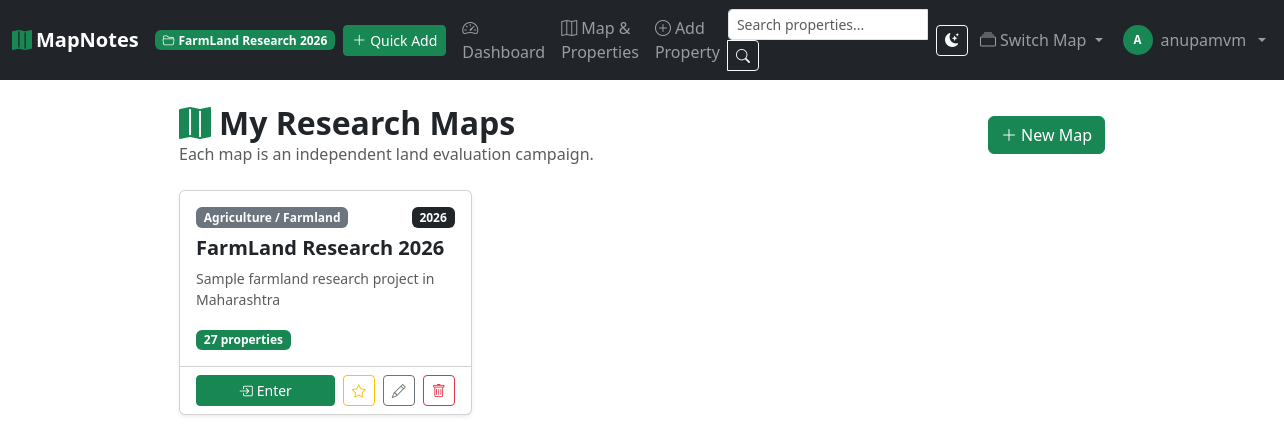
The app's page / (signed in) with its own data.
### apps/core/models.py (models this page shows, shortened)
class Project(models.Model):
    name = models.CharField(max_length=200)
    slug = models.SlugField(max_length=220, unique=True, blank=True)
    description = models.TextField(blank=True)
    project_type = models.CharField(max_length=20, choices=PROJECT_TYPE_CHOICES, default='agriculture')
    year = models.PositiveSmallIntegerField(default=datetime.date.today().year)
    is_active = models.BooleanField(default=True)
    is_default = models.BooleanField(default=False)
    created_at = models.DateTimeField(auto_now_add=True)
    updated_at = models.DateTimeField(auto_now=True)
    class Meta:
        ordering = ['-year', 'name']

### apps/core/views.py (the view)
# urls.py: path('', views.ProjectListView.as_view(), name='project-list'),
class ProjectListView(LoginRequiredMixin, ListView):
    model = Project
    template_name = 'core/project_list.html'
    context_object_name = 'projects'
    def get_queryset(self):
        return Project.objects.annotate(prop_count=Count('properties')).order_by('-year', 'name')

### apps/core/context_processors.py (called while the page is built)
def google_maps(request):
    return {'GOOGLE_MAPS_API_KEY': settings.GOOGLE_MAPS_API_KEY}

def active_project(request):
    project = None
    project_id = request.session.get('active_project_id')
    if project_id:
        project = Project.objects.filter(pk=project_id).first()
    return {'active_project': project}

### templates/core/project_list.html (shortened to what this page needs)
{% extends 'base.html' %}
{% block content %}
<div class="container py-4">
    <div class="row justify-content-center">
        <div class="col-12 col-lg-10">
            <div class="d-flex justify-content-between align-items-center mb-4">
                <div>
                    <h1 class="h2 fw-bold mb-0"><i class="bi bi-map-fill text-success me-2"></i>My Research Maps</h1>
                    <p class="text-muted mb-0">Each map is an independent land evaluation campaign.</p>
                </div>
                <a href="{% url 'core:project-create' %}" class="btn btn-success">
                    <i class="bi bi-plus-lg me-1"></i>New Map
                </a>
            </div>
            {% if projects %}
            <div class="row row-cols-1 row-cols-md-2 row-cols-xl-3 g-4">
                {% for project in projects %}
                <div class="col">
                    <div class="card h-100 shadow-sm {% if not project.is_active %}opacity-50{% endif %}">
                        <div class="card-body">
                            <div class="d-flex justify-content-between align-items-start mb-2">
                                <span class="badge bg-secondary">{{ project.get_project_type_display }}</span>
                                <div class="d-flex gap-1">
                                    <span class="badge bg-dark">{{ project.year }}</span>
                                </div>
                            </div>
                            <h5 class="card-title fw-bold">{{ project.name }}</h5>
                            {% if project.description %}
                            <p class="card-text text-muted small">{{ project.description|truncatechars:80 }}</p>
                            {% endif %}
                            <p class="mb-0">
                                <span class="badge bg-success">{{ project.prop_count }} propert{{ project.prop_count|pluralize:"y,ies" }}</span>
                            </p>
                        </div>
                        <div class="card-footer bg-transparent d-flex gap-2">
                            <a href="{% url 'core:project-activate' project.slug %}" class="btn btn-success btn-sm flex-grow-1">
                                <i class="bi bi-box-arrow-in-right me-1"></i>Enter
                            </a>
                            <form method="post" action="{% url 'core:project-set-default' project.slug %}">
                                <button type="submit" class="btn btn-outline-warning btn-sm" title="Set as default map">
                                    <i class="bi bi-{% if project.is_default %}star-fill text-warning{% else %}star{% endif %}"></i>
                                </button>
                            </form>
                            <a href="{% url 'core:project-edit' project.slug %}" class="btn btn-outline-secondary btn-sm">
                                <i class="bi bi-pencil"></i>
                            </a>
                            <a href="{% url 'core:project-delete' project.slug %}" class="btn btn-outline-danger btn-sm">
                                <i class="bi bi-trash"></i>
                            </a>
                        </div>
                    </div>
                </div>
                {% endfor %}
            </div>
            {% endif %}
        </div>
    </div>
</div>
{% endblock %}

### templates/components/_navbar.html (shortened to what this page needs)
{% load static %}
<nav class="navbar navbar-expand-lg navbar-dark bg-dark sticky-top">
    <div class="container-fluid">
        <a class="navbar-brand fw-bold" href="{% url 'core:project-list' %}">
            <i class="bi bi-map-fill text-success me-1"></i>MapNotes
        </a>
        {% if active_project %}
        <span class="badge bg-success me-2 d-none d-md-inline">
            <i class="bi bi-folder2-open me-1"></i>{{ active_project.name }}
        </span>
        {% endif %}
        {% if user.is_authenticated %}
        <a class="btn btn-success btn-sm ms-auto me-2" href="{% url 'properties:chat' %}" style="flex-shrink:0;">
            <i class="bi bi-plus-lg me-1"></i><span>Quick Add</span>
        </a>
        {% endif %}
        <div class="collapse navbar-collapse" id="mainNav">
            {% if active_project %}
            <ul class="navbar-nav me-auto">
                <li class="nav-item">
                    <a class="nav-link" href="{% url 'core:dashboard' %}">
                        <i class="bi bi-speedometer2 me-1"></i>Dashboard
                    </a>
                </li>
                <li class="nav-item">
                    <a class="nav-link" href="{% url 'properties:list' %}">
                        <i class="bi bi-map me-1"></i>Map &amp; Properties
                    </a>
                </li>
                <li class="nav-item">
                    <a class="nav-link" href="{% url 'properties:create' %}">
                        <i class="bi bi-plus-circle me-1"></i>Add Property
                    </a>
                </li>
            </ul>
            <form class="d-flex me-2" action="{% url 'core:search' %}" method="get">
                <div class="input-group input-group-sm">
                    <input class="form-control" type="search" name="q"
                           placeholder="Search properties..." id="global-search"
                           value="{{ request.GET.q }}" style="min-width: 200px;">
                    <button class="btn btn-outline-light" type="submit">
                        <i class="bi bi-search"></i>
                    </button>
                </div>
            </form>
            {% else %}
            <ul class="navbar-nav me-auto"></ul>
            {% endif %}
            <ul class="navbar-nav align-items-center">
                <li class="nav-item me-1">
                    <button class="btn btn-outline-light btn-sm" id="darkModeToggle" title="Toggle dark mode">
                    </button>
                </li>
                {% if active_project %}
                <li class="nav-item dropdown">
                    <a class="nav-link dropdown-toggle" href="#" role="button" data-bs-toggle="dropdown">
                        <i class="bi bi-collection me-1"></i>Switch Map
                    </a>
                </li>
                {% endif %}
                {% if user.is_authenticated %}
                <li class="nav-item dropdown ms-1">
                    <a class="nav-link dropdown-toggle d-flex align-items-center gap-2 py-1" href="#"
                       role="button" data-bs-toggle="dropdown" aria-expanded="false">
                        <span class="rounded-circle bg-success text-white d-inline-flex align-items-center justify-content-center fw-bold flex-shrink-0"
                              style="width:30px;height:30px;font-size:0.72rem;">
                            {% if user.first_name %}{{ user.first_name|first|upper }}{{ user.last_name|first|upper }}{% else %}{{ user.username|first|upper }}{% endif %}
                        </span>
                        <span class="d-none d-lg-inline text-truncate" style="max-width:120px;">
                            {{ user.get_full_name|default:user.username }}
                        </span>
                    </a>
                </li>
                {% endif %}
            </ul>
        </div>
    </div>
</nav>

### static/css/app.css (style rules this page uses)
:root { --map-height: calc(100vh - 56px); }

### records on screen
Project: name "FarmLand Research 2026", project_type "Agriculture / Farmland", year "2026", description "Sample farmland research project in Maharashtra", prop_count "27", is_default False (drawn)

### other values on screen
{{ user.username|first|upper }} "A"
{{ user.get_full_name|default:user.username }} "anupamvm"
